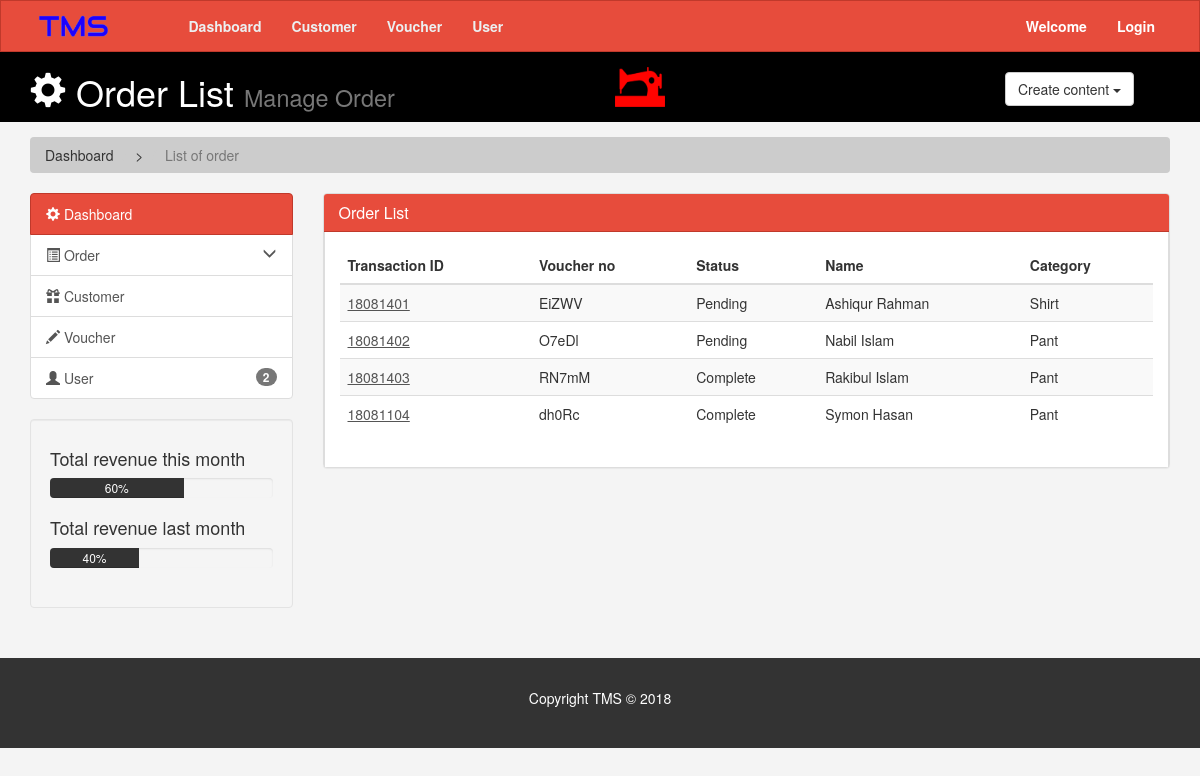
Screenshot of /order_list.php with the database file from the repository.
### tables this page shows
CREATE TABLE `order_info` (
  `id` int(255) NOT NULL,
  `tran_id` int(255) NOT NULL,
  `category` text NOT NULL,
  `design` text NOT NULL,
  `quantity` int(255) NOT NULL,
  `order_date` date NOT NULL,
  `delivery_date` date NOT NULL,
  `total_price` int(255) NOT NULL,
  `paid` int(255) NOT NULL,
  `due` int(255) NOT NULL,
  `customer_name` text NOT NULL,
  `customer_address` varchar(255) NOT NULL,
  `customer_phone` varchar(255) NOT NULL,
  `voucher` varchar(255) NOT NULL,
  `status` text NOT NULL
);

### order_list.php (the view, shortened to what this page needs)
<!DOCTYPE html>
<html lang="en">
<?php
    include("dbcon.php");
?>
  <head>
    <link href="css/bootstrap.min.css" rel="stylesheet">
    <link rel="stylesheet" href="css/style.css">
  </head>
  <body>
    <nav class="navbar navbar-default">
        <div class="container">
            <div class="navbar-header">
              <a class="navbar-brand" href="index.php"><img src="image/809HRD.png" alt="" height="50"></a>
            </div>
            <div id="navbar" class="collapse navbar-collapse">
              <ul class="nav navbar-nav">
                <li><a href="index.php"><b>Dashboard</b></a></li>
                <li><a href="customer.php"><b>Customer</b></a></li>
                <li><a href="voucher.php"><b>Voucher</b></a></li>
                <li><a href="user.php"><b>User</b></a></li>
              </ul>
              <ul class="nav navbar-nav navbar-right">
                <li>
                    <?php
                        if(isset($_SESSION['user_email'])){
                            $user = $_SESSION['user_email'];
                            $get_name = "select * from user where user_email = '$user'";
                            $run_name = mysqli_query($conn,$get_name);
                            $row_name = mysqli_fetch_array($run_name);
                            $u_name_f = $row_name['user_f_name'];
                            if(isset($user)){
                                echo "<a href='#' style='color:#fff;'><b>Hello, $u_name_f</b></a>";
                            }
                        }
                        else{
                            echo "<a href='#' style='color:#fff;'><b>Welcome</b></a>";
                        }
                    ?>
                </li>
                <li>
                    <?php
                        if(!isset($_SESSION['user_email'])){
                            echo "<a href='login.php' style='color:#fff;' class=''><b>Login</b></a>";
                        }
                        else{
                            echo "<a href='logout.php' style='color:#fff;' class=''><b>Logout</b></a>";
                        }
                    ?>
                </li>
              </ul>
            </div>
        </div>
    </nav>
    <header id="header">
        <div class="container">
            <div class="row">
                <div class="col-md-6">
                    <h1><span class="glyphicon glyphicon-cog" aria-hidden="true"></span> Order List <small>Manage Order</small></h1>
                </div>
                <div class="col-md-4" style="margin-top:15px;">
                    <img src="image/3oyIa5.png" alt="" height="40" width="50">
                </div>
                <div class="col-md-2">
                    <div class="dropdown create">
                      <button class="btn btn-default dropdown-toggle" type="button" id="dropdownMenu1" data-toggle="dropdown" aria-haspopup="true" aria-expanded="true">
                        Create content
                        <span class="caret"></span>
                      </button>
                    </div>
                </div>
            </div>
        </div>
    </header>
    <section id="breadcrumb">
        <div class="container">
            <ol class="breadcrumb">
                <li>Dashboard</li>
                <li >></li>
                <li class="active">List of order</li>
            </ol>
        </div>
    </section>
    <section id="main">
        <div class="container">
            <div class="row">
                <div class="col-md-3">
                    <div class="list-group">
                      <a href="index.php" class="list-group-item active main-color-bg"><span class="glyphicon glyphicon-cog" aria-hidden="true"></span>
                        Dashboard
                      </a>
                      <a href="#" id="accordion" role="tablist" aria-multiselectable="true">
                          <a class="list-group-item" role="button" data-toggle="collapse" data-parent="#accordion" href="#collapseOne" aria-expanded="false" aria-controls="collapseOne">
                          <span class="glyphicon glyphicon-list-alt" aria-hidden="true"></span> Order
                          <span class="glyphicon glyphicon-menu-down icon-one" aria-hidden="true"></span>
                          </a>
                      </a>
                      <a href="customer.php" class="list-group-item"><span class="glyphicon glyphicon-gift" aria-hidden="true"></span> Customer </a>
                      <a href="voucher.php" class="list-group-item"><span class="glyphicon glyphicon-pencil" aria-hidden="true"></span> Voucher </a>
                      <a href="user.php" class="list-group-item"><span class="glyphicon glyphicon-user" aria-hidden="true"></span> User
                          <span class="badge">
                              <?php
                                $get_name = "select * from user";
                                $run_name = mysqli_query($conn,$get_name);
                                $no_row = mysqli_num_rows($run_name);
                                echo "$no_row";
                              ?>
                          </span>
                      </a>
                    </div>
                    <div class="well">
                        <h4>Total revenue this month</h4>
                        <div class="progress">
                            <div class="progress-bar" role="progressbar" aria-valuenow="60" aria-valuemin="0" aria-valuemax="100" style="width: 60%;">
                                60%
                            </div>
                        </div>
                        <h4>Total revenue last month</h4>
                        <div class="progress">
                            <div class="progress-bar" role="progressbar" aria-valuenow="40" aria-valuemin="0" aria-valuemax="100" style="width: 40%;">
                                40%
                            </div>
                         </div>
                    </div>
                </div>
                <div class="col-md-9">
                    <div class="panel panel-default ">
                      <div class="panel-heading main-color-bg">
                        <h3 class="panel-title ">Order List</h3>
                      </div>
                      <div class="panel-body">
                        <table class="table table-striped table-hover">
                            <thead>
                                <tr>
                                    <th>Transaction ID</th>
                                    <th>Voucher no</th>
                                    <th>Status</th>
                                    <th>Name</th>
                                    <th>Category</th>
                                </tr>
                                <?php
                                    global $conn;
                                    $select = "select * from order_info";
                                    $run = mysqli_query($conn,$select);
                                    while($check = mysqli_fetch_array($run)){
                                        $trans_id = $check['tran_id'];
                                        $voucher = $check['voucher'];
                                        $customer_name = $check['customer_name'];
                                        $category = $check['category'];
                                        $status = $check['status'];
                                ?>
                            </thead>
                            <tr>
                                <td><?php echo "<a href='show_info.php?trans_id=$trans_id' style='text-decoration-line: underline;'>$trans_id</a>";?></td>
                                <td><?php echo $voucher;?></td>
                                <td><?php echo $status;?></td>
                                <td><?php echo $customer_name;?></td>
                                <td><?php echo $category;?></td>
                            </tr>
                            <?php }?>
                        </table>
                      </div>
                    </div>
                </div>
            </div>
        </div>
    </section>
    <footer id="footer">
        <p>Copyright TMS &copy; 2018</p>
    </footer>
  </body>
</html>

### css/style.css (style rules this page uses)
body { background:#f4f4f4; }
.navbar { min-height: 33px !important; margin-bottom: 0; border-radius: 0; }
.navbar-brand { padding-top: 0px !important; margin-right: 40px; }
.navbar-nav > li > a { padding-top:15px !important; padding-bottom: 0px !important; height: 50px; }
.navbar-default { background-color: #e74c3c; border-color: #c0392b; }
.navbar-default .navbar-brand { color: #ecf0f1; }
.navbar-default .navbar-nav > li > a { color: #ecf0f1; }
.navbar-default .navbar-collapse, .navbar-default .navbar-form { border-color: #ecf0f1; }
.main-color-bg { background-color: #e74c3c !important; border-color: #c0392b !important; color: #fff !important; }
#header { background:#000000; color: #ffffff; margin-bottom: 15px; }
#header .create { padding-top: 20px; }
.breadcrumb { background: #cccccc; color: #333333; }
.progress-bar { background:#333333; color:#ffffff; }
#footer { background:#333333; color:#ffffff; text-align:center; padding:30px; margin-top:30px; }
.panel-body { background: #ffffff; border-left: 1px solid #ddd; border-right: 1px solid #ddd; border-bottom: 1px solid #ddd; }
.panel-body:last-child { border-bottom: 0px none; }
.panel-body a { color: #555; list-style-type: none; text-decoration: none; }
.icon-one { float: right; }

### rows the page displays
order_info: tran "18081401", voucher "EiZWV", status "Pending", customer_name "Ashiqur Rahman", category "Shirt"
order_info: tran "18081402", voucher "O7eDl", status "Pending", customer_name "Nabil Islam", category "Pant"
order_info: tran "18081403", voucher "RN7mM", status "Complete", customer_name "Rakibul Islam", category "Pant"
order_info: tran "18081104", voucher "dh0Rc", status "Complete", customer_name "Symon Hasan", category "Pant"

### other values shown
$no_row "2"
